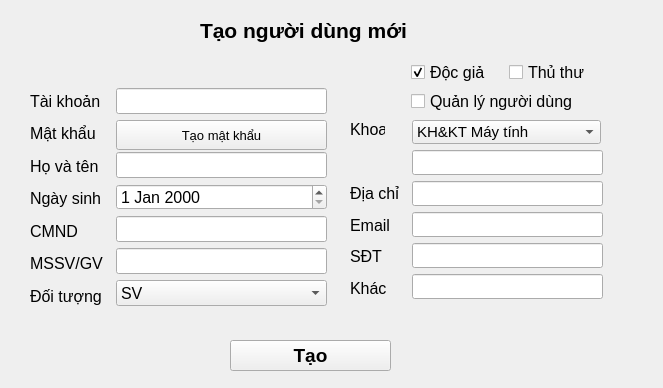
<?xml version="1.0" encoding="UTF-8"?>
<ui version="4.0">
 <class>UserForm</class>
 <widget class="QWidget" name="UserForm">
  <property name="geometry">
   <rect>
    <x>0</x>
    <y>0</y>
    <width>663</width>
    <height>388</height>
   </rect>
  </property>
  <property name="maximumSize">
   <size>
    <width>663</width>
    <height>388</height>
   </size>
  </property>
  <property name="windowTitle">
   <string>Người dùng</string>
  </property>
  <widget class="QPushButton" name="Button">
   <property name="geometry">
    <rect>
     <x>230</x>
     <y>340</y>
     <width>161</width>
     <height>31</height>
    </rect>
   </property>
   <property name="font">
    <font>
     <pointsize>14</pointsize>
     <weight>75</weight>
     <bold>true</bold>
    </font>
   </property>
   <property name="text">
    <string>Tạo</string>
   </property>
  </widget>
  <widget class="QLabel" name="createLabel">
   <property name="geometry">
    <rect>
     <x>200</x>
     <y>10</y>
     <width>361</width>
     <height>41</height>
    </rect>
   </property>
   <property name="font">
    <font>
     <pointsize>16</pointsize>
     <weight>75</weight>
     <bold>true</bold>
    </font>
   </property>
   <property name="text">
    <string>Tạo người dùng mới</string>
   </property>
  </widget>
  <widget class="QLabel" name="label_13">
   <property name="geometry">
    <rect>
     <x>140</x>
     <y>10</y>
     <width>51</width>
     <height>41</height>
    </rect>
   </property>
   <property name="text">
    <string/>
   </property>
   <property name="pixmap">
    <pixmap resource="res.qrc">:/images/user.png</pixmap>
   </property>
   <property name="scaledContents">
    <bool>true</bool>
   </property>
  </widget>
  <widget class="QWidget" name="layoutWidget">
   <property name="geometry">
    <rect>
     <x>116</x>
     <y>88</y>
     <width>211</width>
     <height>218</height>
    </rect>
   </property>
   <layout class="QVBoxLayout" name="verticalLayout">
    <item>
     <widget class="QLineEdit" name="userName">
      <property name="font">
       <font>
        <pointsize>12</pointsize>
       </font>
      </property>
      <property name="maxLength">
       <number>20</number>
      </property>
     </widget>
    </item>
    <item>
     <widget class="QPushButton" name="passWordButton">
      <property name="minimumSize">
       <size>
        <width>0</width>
        <height>30</height>
       </size>
      </property>
      <property name="font">
       <font>
        <pointsize>10</pointsize>
       </font>
      </property>
      <property name="text">
       <string>Tạo mật khẩu</string>
      </property>
     </widget>
    </item>
    <item>
     <widget class="QLineEdit" name="hoTen">
      <property name="font">
       <font>
        <pointsize>12</pointsize>
       </font>
      </property>
      <property name="text">
       <string/>
      </property>
      <property name="maxLength">
       <number>24</number>
      </property>
     </widget>
    </item>
    <item>
     <widget class="QDateEdit" name="ngaySinh">
      <property name="font">
       <font>
        <pointsize>12</pointsize>
       </font>
      </property>
     </widget>
    </item>
    <item>
     <widget class="QLineEdit" name="CMND">
      <property name="font">
       <font>
        <pointsize>12</pointsize>
       </font>
      </property>
      <property name="inputMethodHints">
       <set>Qt::ImhDigitsOnly</set>
      </property>
      <property name="maxLength">
       <number>12</number>
      </property>
     </widget>
    </item>
    <item>
     <widget class="QLineEdit" name="MSSV">
      <property name="font">
       <font>
        <pointsize>12</pointsize>
       </font>
      </property>
      <property name="inputMethodHints">
       <set>Qt::ImhDigitsOnly</set>
      </property>
     </widget>
    </item>
    <item>
     <widget class="QComboBox" name="doiTuongComboBox">
      <property name="font">
       <font>
        <pointsize>12</pointsize>
       </font>
      </property>
      <item>
       <property name="text">
        <string>SV</string>
       </property>
      </item>
      <item>
       <property name="text">
        <string>GV</string>
       </property>
      </item>
      <item>
       <property name="text">
        <string>CNVC</string>
       </property>
      </item>
     </widget>
    </item>
   </layout>
  </widget>
  <widget class="QWidget" name="layoutWidget">
   <property name="geometry">
    <rect>
     <x>30</x>
     <y>88</y>
     <width>73</width>
     <height>221</height>
    </rect>
   </property>
   <layout class="QVBoxLayout" name="verticalLayout_3">
    <item>
     <widget class="QLabel" name="label">
      <property name="font">
       <font>
        <pointsize>12</pointsize>
       </font>
      </property>
      <property name="text">
       <string>Tài khoản</string>
      </property>
     </widget>
    </item>
    <item>
     <widget class="QLabel" name="label_2">
      <property name="font">
       <font>
        <pointsize>12</pointsize>
       </font>
      </property>
      <property name="text">
       <string>Mật khẩu</string>
      </property>
     </widget>
    </item>
    <item>
     <widget class="QLabel" name="label_3">
      <property name="font">
       <font>
        <pointsize>12</pointsize>
       </font>
      </property>
      <property name="text">
       <string>Họ và tên</string>
      </property>
     </widget>
    </item>
    <item>
     <widget class="QLabel" name="label_9">
      <property name="font">
       <font>
        <pointsize>12</pointsize>
       </font>
      </property>
      <property name="text">
       <string>Ngày sinh</string>
      </property>
     </widget>
    </item>
    <item>
     <widget class="QLabel" name="label_4">
      <property name="font">
       <font>
        <pointsize>12</pointsize>
       </font>
      </property>
      <property name="text">
       <string>CMND</string>
      </property>
     </widget>
    </item>
    <item>
     <widget class="QLabel" name="label_5">
      <property name="font">
       <font>
        <pointsize>12</pointsize>
       </font>
      </property>
      <property name="text">
       <string>MSSV/GV</string>
      </property>
     </widget>
    </item>
    <item>
     <widget class="QLabel" name="label_12">
      <property name="font">
       <font>
        <pointsize>12</pointsize>
       </font>
      </property>
      <property name="text">
       <string>Đối tượng</string>
      </property>
     </widget>
    </item>
   </layout>
  </widget>
  <widget class="QCheckBox" name="readerCheck">
   <property name="geometry">
    <rect>
     <x>411</x>
     <y>61</y>
     <width>76</width>
     <height>23</height>
    </rect>
   </property>
   <property name="font">
    <font>
     <pointsize>12</pointsize>
    </font>
   </property>
   <property name="text">
    <string>Độc giả</string>
   </property>
   <property name="checked">
    <bool>true</bool>
   </property>
  </widget>
  <widget class="QCheckBox" name="userManaCheck">
   <property name="geometry">
    <rect>
     <x>411</x>
     <y>90</y>
     <width>165</width>
     <height>23</height>
    </rect>
   </property>
   <property name="font">
    <font>
     <pointsize>12</pointsize>
    </font>
   </property>
   <property name="text">
    <string>Quản lý người dùng</string>
   </property>
  </widget>
  <widget class="QCheckBox" name="librarianCheck">
   <property name="geometry">
    <rect>
     <x>509</x>
     <y>61</y>
     <width>81</width>
     <height>23</height>
    </rect>
   </property>
   <property name="font">
    <font>
     <pointsize>12</pointsize>
    </font>
   </property>
   <property name="text">
    <string>Thủ thư</string>
   </property>
  </widget>
  <widget class="QLabel" name="label_6">
   <property name="geometry">
    <rect>
     <x>350</x>
     <y>120</y>
     <width>35</width>
     <height>19</height>
    </rect>
   </property>
   <property name="font">
    <font>
     <pointsize>12</pointsize>
    </font>
   </property>
   <property name="text">
    <string>Khoa</string>
   </property>
  </widget>
  <widget class="QWidget" name="layoutWidget">
   <property name="geometry">
    <rect>
     <x>350</x>
     <y>180</y>
     <width>50</width>
     <height>121</height>
    </rect>
   </property>
   <layout class="QVBoxLayout" name="verticalLayout_2">
    <item>
     <widget class="QLabel" name="label_7">
      <property name="font">
       <font>
        <pointsize>12</pointsize>
       </font>
      </property>
      <property name="text">
       <string>Địa chỉ</string>
      </property>
     </widget>
    </item>
    <item>
     <widget class="QLabel" name="label_10">
      <property name="font">
       <font>
        <pointsize>12</pointsize>
       </font>
      </property>
      <property name="text">
       <string>Email</string>
      </property>
     </widget>
    </item>
    <item>
     <widget class="QLabel" name="label_11">
      <property name="font">
       <font>
        <pointsize>12</pointsize>
       </font>
      </property>
      <property name="text">
       <string>SĐT</string>
      </property>
     </widget>
    </item>
    <item>
     <widget class="QLabel" name="label_8">
      <property name="font">
       <font>
        <pointsize>12</pointsize>
       </font>
      </property>
      <property name="text">
       <string>Khác</string>
      </property>
     </widget>
    </item>
   </layout>
  </widget>
  <widget class="QComboBox" name="khoa">
   <property name="geometry">
    <rect>
     <x>412</x>
     <y>120</y>
     <width>189</width>
     <height>24</height>
    </rect>
   </property>
   <property name="font">
    <font>
     <pointsize>11</pointsize>
    </font>
   </property>
   <item>
    <property name="text">
     <string>KH&amp;KT Máy tính</string>
    </property>
   </item>
   <item>
    <property name="text">
     <string>Điện - Điện tử</string>
    </property>
   </item>
   <item>
    <property name="text">
     <string>KT Xây dựng</string>
    </property>
   </item>
   <item>
    <property name="text">
     <string>Cơ khí</string>
    </property>
   </item>
   <item>
    <property name="text">
     <string>KT Hóa học</string>
    </property>
   </item>
   <item>
    <property name="text">
     <string>CN Vật liệu</string>
    </property>
   </item>
   <item>
    <property name="text">
     <string>Môi trường &amp; Tài nguyên</string>
    </property>
   </item>
   <item>
    <property name="text">
     <string>Khoa học ứng dụng</string>
    </property>
   </item>
   <item>
    <property name="text">
     <string>KT Giao thông</string>
    </property>
   </item>
   <item>
    <property name="text">
     <string>Quản lý công nghiệp</string>
    </property>
   </item>
   <item>
    <property name="text">
     <string>KT &amp; Địa chất dầu khí</string>
    </property>
   </item>
   <item>
    <property name="text">
     <string>Bảo dưỡng CN</string>
    </property>
   </item>
   <item>
    <property name="text">
     <string>KS CLC PFIEV</string>
    </property>
   </item>
   <item>
    <property name="text">
     <string>Liên kết Quốc tế OISP</string>
    </property>
   </item>
   <item>
    <property name="text">
     <string>Khác</string>
    </property>
   </item>
  </widget>
  <widget class="QLineEdit" name="sdt">
   <property name="geometry">
    <rect>
     <x>412</x>
     <y>243</y>
     <width>191</width>
     <height>25</height>
    </rect>
   </property>
   <property name="font">
    <font>
     <pointsize>12</pointsize>
    </font>
   </property>
   <property name="inputMethodHints">
    <set>Qt::ImhDigitsOnly</set>
   </property>
  </widget>
  <widget class="QLineEdit" name="khoaLineEdit">
   <property name="geometry">
    <rect>
     <x>412</x>
     <y>150</y>
     <width>191</width>
     <height>25</height>
    </rect>
   </property>
   <property name="font">
    <font>
     <pointsize>12</pointsize>
    </font>
   </property>
  </widget>
  <widget class="QLineEdit" name="email">
   <property name="geometry">
    <rect>
     <x>412</x>
     <y>212</y>
     <width>191</width>
     <height>25</height>
    </rect>
   </property>
   <property name="font">
    <font>
     <pointsize>12</pointsize>
    </font>
   </property>
   <property name="inputMethodHints">
    <set>Qt::ImhEmailCharactersOnly</set>
   </property>
  </widget>
  <widget class="QLineEdit" name="diaChi">
   <property name="geometry">
    <rect>
     <x>412</x>
     <y>181</y>
     <width>191</width>
     <height>25</height>
    </rect>
   </property>
   <property name="font">
    <font>
     <pointsize>12</pointsize>
    </font>
   </property>
   <property name="text">
    <string/>
   </property>
  </widget>
  <widget class="QLineEdit" name="thongTin">
   <property name="geometry">
    <rect>
     <x>412</x>
     <y>274</y>
     <width>191</width>
     <height>25</height>
    </rect>
   </property>
   <property name="font">
    <font>
     <pointsize>12</pointsize>
    </font>
   </property>
   <property name="text">
    <string/>
   </property>
  </widget>
 </widget>
 <resources>
  <include location="res.qrc"/>
 </resources>
 <connections/>
</ui>
